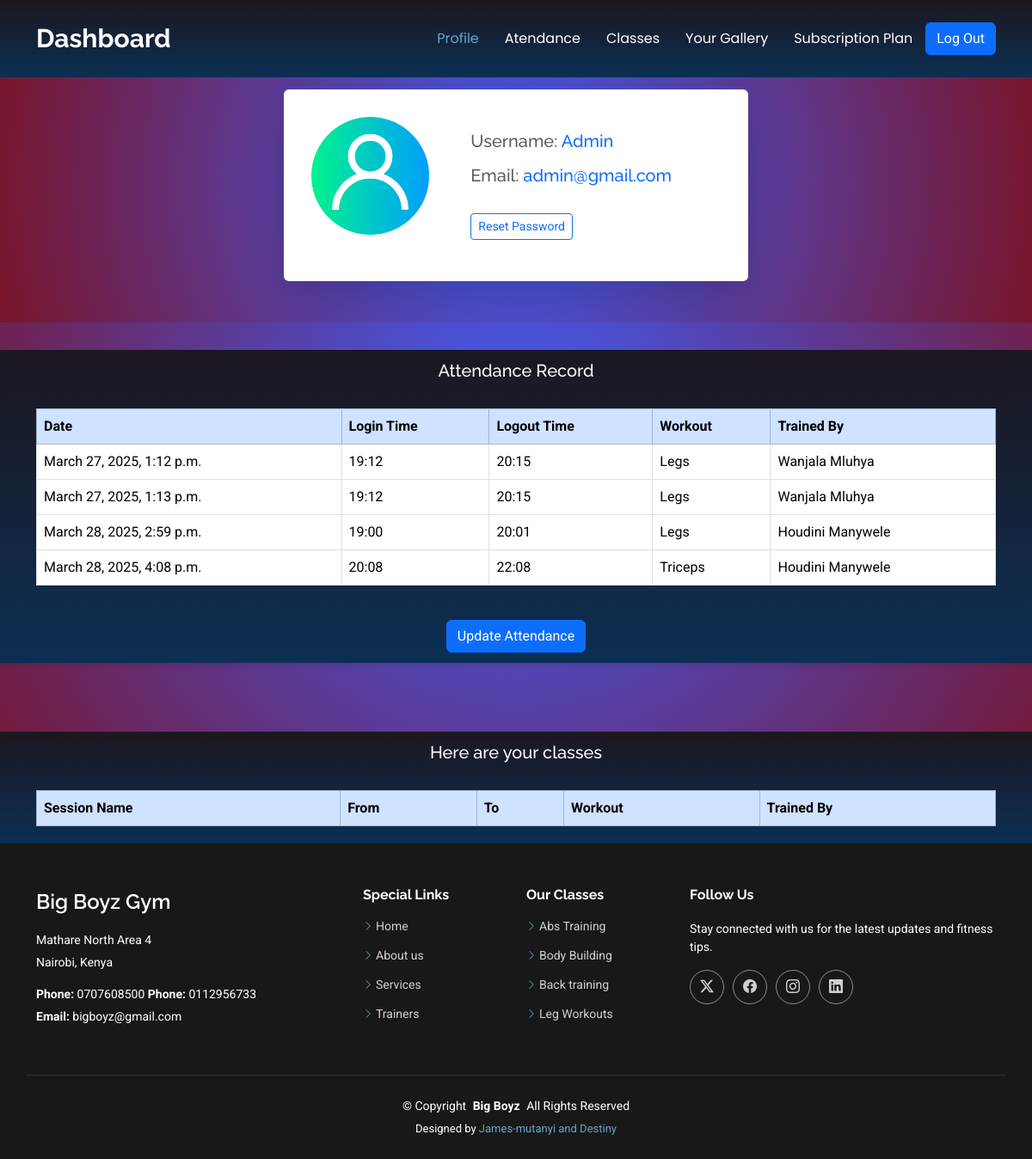
Screenshot of /dashboard (signed in) with the database file from the repository.
### appone/models.py (models this page shows, shortened)
class Attendance(models.Model):
     selectdate= models.DateTimeField(auto_now_add=True)
     login =models.CharField(max_length=200)
     logout =models.CharField(max_length=200)
     selectworkout =models.CharField(max_length=200)
     trainedby =models.CharField(max_length=200)

### appone/views.py (the view)
# urls.py: path('dashboard',views.dashboard, name="dashboard"),
def dashboard(request):
    if not request.user.is_authenticated:
        messages.warning(request,"Please login first.")
        return redirect('/login')
    attendance=Attendance.objects.all()
    user_session =request.user.bookings.all()
    return render(request, 'dashboard.html', {"attendance":attendance, "user_session":user_session})

### templates/dashboard.html (shortened to what this page needs)
{%extends "base.html"%}
{% block content %}
<header id="header" class="header d-flex align-items-center fixed-top bg-black" style="background: linear-gradient(to bottom,rgb(28, 23, 32),rgb(11, 47, 83));">
    <div
      class="container-fluid container-xl position-relative d-flex align-items-center justify-content-between"
    >
      <a href="/" class="logo d-flex align-items-center">
        <h1 class="sitename">Dashboard</h1>
      </a>
      <nav id="navmenu" class="navmenu">
        <ul>
          <li><a href="#profile" class="active">Profile</a></li>
          <li><a href="#attendance">Atendance</a></li>
          <li><a href="#classes">Classes</a></li>
          <li><a href="/gallery">Your Gallery</a></li>
          <li><a href="#subplan">Subscription Plan</a></li>
          <form action="{% url 'logout' %}" method="post">
           <button class=" btn btn-primary "type="submit">Log Out</button></a>
          </form>
        </ul>
      </nav>
    </div>
  </header>
<main id="main" style="background: radial-gradient(circle, rgba(63,94,251,1) 0%, rgba(121,20,41,1) 100%);">
    <section id="Profile" class="profile-section py-5" style="padding: 1rem 0; margin-bottom: 2rem; margin-top: 2rem; background: radial-gradient(circle, rgba(63,94,251,1) 0%, rgba(121,20,41,1) 100%);">
      <div class="container">
      <div class="card shadow-lg border-0" style="max-width: 540px; margin: auto; padding: 1rem;">
        <div class="row g-0">
        <div class="col-md-4" style="padding: 1rem;">
          <img src="static/assets/img/blog/user.png" class="img-fluid rounded-start" alt="User Profile Picture" style="margin: auto; display: block;">
        </div>
        <div class="col-md-8" style="padding: 1rem;">
          <div class="card-body">
          <h5 class="card-title text-muted" style="margin-bottom: 1rem;">Username: <span class="text-primary">{{ user.username }}</span></h5>
          <h5 class="card-text text-muted" style="margin-bottom: 1rem;">Email: <span class="text-primary">{{ user.email }}</span></h5>
          <p class="card-text">
            <a href="{% url 'password_change' %}" class="btn btn-outline-primary btn-sm" style="margin-top: 1rem;">Reset Password</a>
          </p>
          </div>
        </div>
        </div>
      </div>
      </div>
    </section>
    <section id="attendance" class="py-1" style="box-shadow: 0 4px 6px rgba(0, 0, 0, 0.1); margin-bottom: 5rem; background: linear-gradient(to bottom,rgb(28, 23, 32),rgb(11, 47, 83));">
      <div class="container">
      <div class="text-center mb-4">
        <h5 class="text-white text-3xl p-2 uppercase">Attendance Record</h5>
      </div>
      <div class="table-responsive">
        <table class="table table-bordered table-hover">
        <thead class="table-primary">
          <tr>
          <th>Date</th>
          <th>Login Time</th>
          <th>Logout Time</th>
          <th>Workout</th>
          <th>Trained By</th>
          </tr>
        </thead>
        <tbody>
          {% for x in attendance %}
          <tr>
          <td>{{ x.selectdate }}</td>
          <td>{{ x.login }}</td>
          <td>{{ x.logout }}</td>
          <td>{{ x.selectworkout }}</td>
          <td>{{ x.trainedby }}</td>
          </tr>
          {% endfor %}
        </tbody>
        </table>
      </div>
      <div class="text-center mt-3 p-2">
        <a href="/attendance" class="btn btn-primary">Update Attendance</a>
      </div>
      </div>
    </section>
    <section id="classes" class="py-1" style="box-shadow: 0 4px 6px rgba(0, 0, 0, 0.1); background: linear-gradient(to bottom,rgb(28, 23, 32),rgb(11, 47, 83));">
      <div class="container">
      <div class="text-center mb-4">
        <h5 class="text-white text-3xl p-2 uppercase">Here are your classes</h5>
      </div>
      <div class="table-responsive">
        <table class="table table-bordered table-hover">
        <thead class="table-primary">
          <tr>
          <th>Session Name</th>
          <th>From</th>
          <th>To</th>
          <th>Workout</th>
          <th>Trained By</th>
          </tr>
        </thead>
        </table>
      </div>
      </div>
    </section>
</main>
{% endblock %}

### static/assets/css/main.css (style rules this page uses)
:root { --default-font: "Roboto", system-ui, -apple-system, "Segoe UI", Roboto, "Helvetica Neue", Arial, "Noto Sans", "Liberation Sans", sans-serif, "Apple Color Emoji", "Segoe UI Emoji", "Segoe UI Symbol", "Noto Color Emoji"; --heading-font: "Raleway", sans-serif; --nav-font: "Poppins", sans-serif; }
:root { --background-color: #ffffff; --default-color: #555555; --heading-color: #1e4356; --accent-color: #68a4c4; --surface-color: #ffffff; --contrast-color: #ffffff; }
:root { --nav-color: #ffffff; --nav-hover-color: #68a4c4; --nav-mobile-background-color: #817878; --nav-dropdown-background-color: #ffffff; --nav-dropdown-color: #312d2d; --nav-dropdown-hover-color: #68a4c4; }
:root { scroll-behavior: smooth; }
body { color: var(--default-color); background-color: var(--background-color); font-family: var(--default-font); }
a { color: var(--accent-color); text-decoration: none; transition: 0.3s; }
h1, h2, h3, h4, h5, h6 { color: var(--heading-color); font-family: var(--heading-font); }
.header { --background-color: rgba(255, 255, 255, 0); --default-color: #ffffff; --heading-color: #ffffff; color: var(--default-color); background-color: var(--background-color); padding: 15px 0; transition: all 0.5s; z-index: 997; }
.header .logo { line-height: 1; }
.header .logo h1 { font-size: 30px; margin: 0; font-weight: 700; color: var(--heading-color); }
@media (min-width: 1200px) { .navmenu { padding: 0; } }
@media (min-width: 1200px) { .navmenu ul { margin: 0; padding: 0; display: flex; list-style: none; align-items: center; } }
@media (min-width: 1200px) { .navmenu li { position: relative; } }
@media (min-width: 1200px) { .navmenu a, .navmenu a:focus { color: var(--nav-color); padding: 18px 15px; font-size: 16px; font-family: var(--nav-font); font-weight: 400; display: flex; align-items: center; justify-content: space-between; white-space: nowrap; transition: 0.3s; } }
@media (min-width: 1200px) { .navmenu li:hover > a, .navmenu .active, .navmenu .active:focus { color: var(--nav-hover-color); } }
section, .section { color: var(--default-color); background-color: var(--background-color); padding: 60px 0; scroll-margin-top: 90px; overflow: clip; }

### rows the page displays
Attendance: selectdate "March 27, 2025, 1:12 p.m.", login "19:12", logout "20:15", selectworkout "Legs", trainedby "Wanjala Mluhya"
Attendance: selectdate "March 27, 2025, 1:13 p.m.", login "19:12", logout "20:15", selectworkout "Legs", trainedby "Wanjala Mluhya"
Attendance: selectdate "March 28, 2025, 2:59 p.m.", login "19:00", logout "20:01", selectworkout "Legs", trainedby "Houdini Manywele"
Attendance: selectdate "March 28, 2025, 4:08 p.m.", login "20:08", logout "22:08", selectworkout "Triceps", trainedby "Houdini Manywele"

### other values shown
{{ user.username }} "Admin"
{{ user.email }} "admin@gmail.com"
